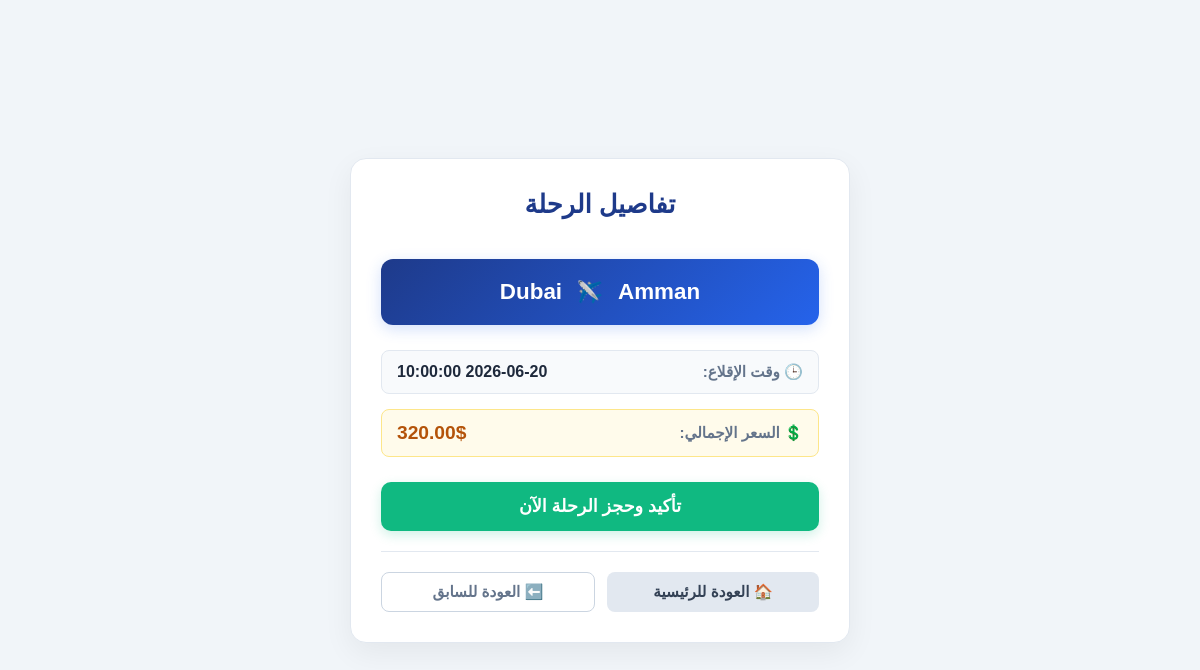
The app's page /pages/details.php?id=183 with its own data.
### tables this page shows
CREATE TABLE `flights` (
  `id` int(11) NOT NULL,
  `from_city` varchar(100) DEFAULT NULL,
  `to_city` varchar(100) DEFAULT NULL,
  `departure_time` datetime DEFAULT NULL,
  `price` decimal(10,2) DEFAULT NULL,
  `seats` int(50) NOT NULL,
  `airline` varchar(100) DEFAULT NULL,
  `from_airport` varchar(100) DEFAULT NULL,
  `to_airport` varchar(100) DEFAULT NULL,
  `status` varchar(50) DEFAULT 'On Time'
);

### lang.php (called while the page is built, shortened)
<?php
$langcod = $_SESSION['lang'];

### pages/details.php (the view, shortened to what this page needs)
<?php
include "../lang.php";
include "../config.php";
$id = isset($_GET['id']) ? intval($_GET['id']) : 0;
$sql = "SELECT * FROM flights WHERE id = $id";
$result = mysqli_query($conn, $sql);
$flight = mysqli_fetch_assoc($result);
?>
<!DOCTYPE html>
<html lang="<?= $langcod ?>" dir="<?= $langcod == 'ar' ? 'rtl' : 'ltr' ?>">
<head>
    <link rel="stylesheet" href="../assets/css/details-style.css">
    <link href="https://googleapis.com/css2?family=Cairo:wght@400;600;700&family=Poppins:wght@400;500;600&display=swap" rel="stylesheet">
</head>
<body>
<div class="box">
    <h2><?= $langcod == 'ar' ? 'تفاصيل الرحلة' : 'Flight Details' ?></h2>
    <div class="route-display">
        <h3>
            <span><?php echo $flight['from_city']; ?></span>
            <span class="plane-icon">✈️</span>
            <span><?php echo $flight['to_city']; ?></span>
        </h3>
    </div>
    <div class="details-list">
        <div class="detail-item">
            <span class="label">🕒 <?= $langcod == 'ar' ? 'وقت الإقلاع' : 'Departure Time' ?>:</span>
            <span class="value"><?php echo $flight['departure_time']; ?></span>
        </div>
        <div class="detail-item price-item">
            <span class="label">💲 <?= $langcod == 'ar' ? 'السعر الإجمالي' : 'Total Price' ?>:</span>
            <span class="value price-tag"><?php echo $flight['price']; ?>$</span>
        </div>
    </div>
    <div class="action-section">
        <a href="booking.php?flight_id=<?php echo $flight['id']; ?>" class="booking-link">
            <button class="confirm-btn">
                <?= $langcod == 'ar' ? 'تأكيد وحجز الرحلة الآن' : 'Confirm Booking Now' ?>
            </button>
        </a>
    </div>
    <div class="navigation-buttons">
        <a href="../index.php" class="nav-btn home-btn">
            🏠 <?= $langcod == 'ar' ? 'العودة للرئيسية' : 'Home' ?>
        </a>
        <button onclick="history.back()" class="nav-btn back-btn">
            ⬅️ <?= $langcod == 'ar' ? 'العودة للسابق' : 'Back' ?>
        </button>
    </div>
</div>
</body>
</html>

### assets/css/details-style.css (style rules this page uses)
* { box-sizing: border-box; margin: 0; padding: 0; }
body { font-family: 'Cairo', 'Poppins', sans-serif; background: #f1f5f9; color: #334155; min-height: 100vh; display: flex; justify-content: center; align-items: center; padding: 20px; }
.box { background: #ffffff; max-width: 500px; width: 100%; border-radius: 16px; box-shadow: 0 10px 30px rgba(0, 0, 0, 0.06); padding: 30px; border: 1px solid #e2e8f0; }
h2 { color: #1e3a8a; text-align: center; margin-bottom: 25px; font-weight: 700; font-size: 1.6rem; padding-bottom: 15px; }
.route-display { background: linear-gradient(135deg, #1e3a8a, #2563eb); color: #ffffff; padding: 20px; border-radius: 12px; text-align: center; margin-bottom: 25px; box-shadow: 0 4px 15px rgba(37, 99, 235, 0.2); }
.route-display h3 { display: flex; justify-content: center; align-items: center; gap: 15px; font-size: 1.4rem; font-weight: 700; }
.plane-icon { font-size: 1.3rem; }
html[dir="rtl"] .plane-icon { transform: scaleX(-1); }
.details-list { display: flex; flex-direction: column; gap: 15px; margin-bottom: 25px; }
.detail-item { display: flex; justify-content: space-between; align-items: center; padding: 12px 15px; background: #f8fafc; border: 1px solid #e2e8f0; border-radius: 8px; }
.detail-item .label { font-size: 0.95rem; color: #64748b; font-weight: 600; }
.detail-item .value { font-size: 1rem; color: #1e293b; font-weight: 600; }
.price-item { background: #fffbeb; border-color: #fde68a; }
.price-tag { color: #b45309 !important; font-size: 1.2rem !important; font-weight: 700 !important; }
.action-section { margin-bottom: 20px; }
.booking-link { text-decoration: none; }
.confirm-btn { width: 100%; background: #10b981; color: #ffffff; border: none; padding: 14px; font-size: 1.1rem; font-weight: 600; border-radius: 10px; cursor: pointer; font-family: inherit; transition: background 0.2s; box-shadow: 0 4px 12px rgba(16, 185, 129, 0.2); }
.navigation-buttons { display: flex; gap: 12px; border-top: 1px solid #e2e8f0; padding-top: 20px; }
.nav-btn { flex: 1; display: flex; align-items: center; justify-content: center; padding: 10px; border-radius: 8px; font-size: 0.95rem; font-weight: 600; cursor: pointer; font-family: inherit; transition: all 0.2s; text-decoration: none; }
.home-btn { background: #e2e8f0; color: #334155; border: none; }
.back-btn { background: transparent; border: 1px solid #cbd5e1; color: #64748b; }

### records on screen
flights: from_city "Amman", to_city "Dubai", departure_time "2026-06-20 10:00:00", price "320.00"
